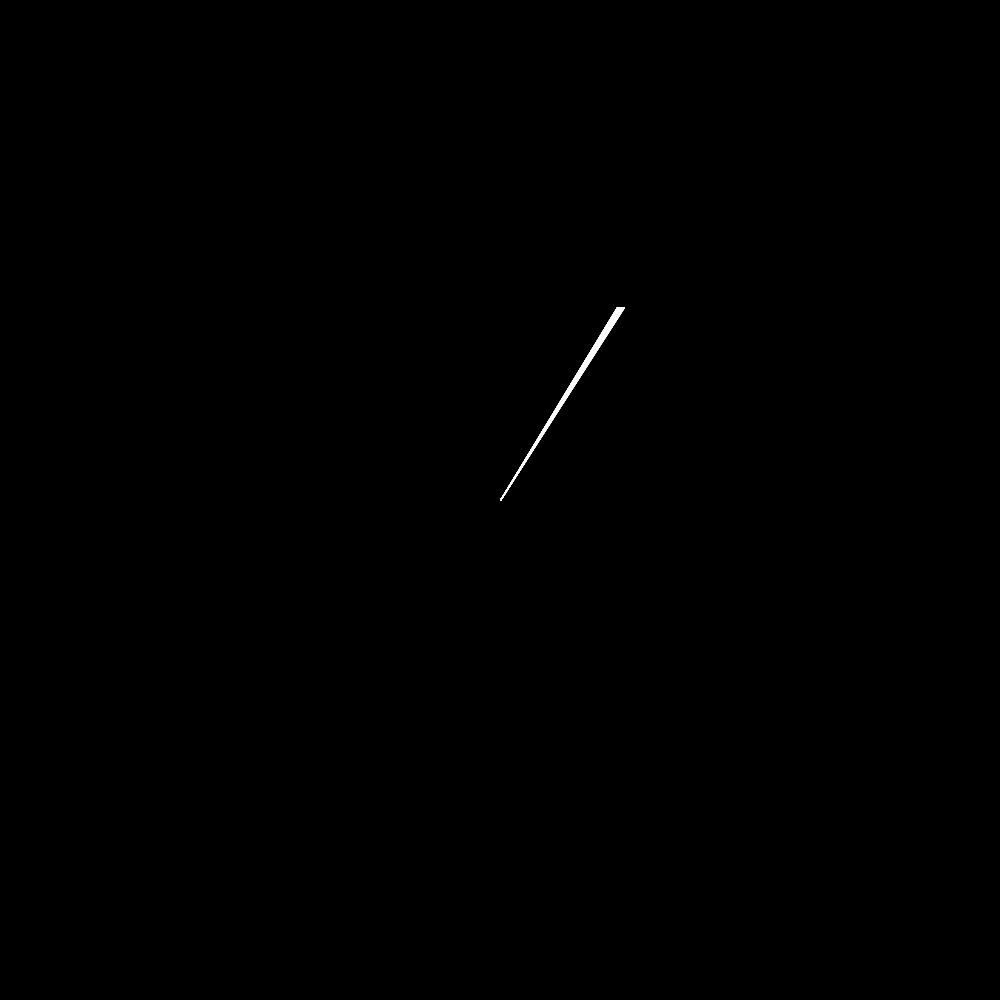
Frame 1 (no input)
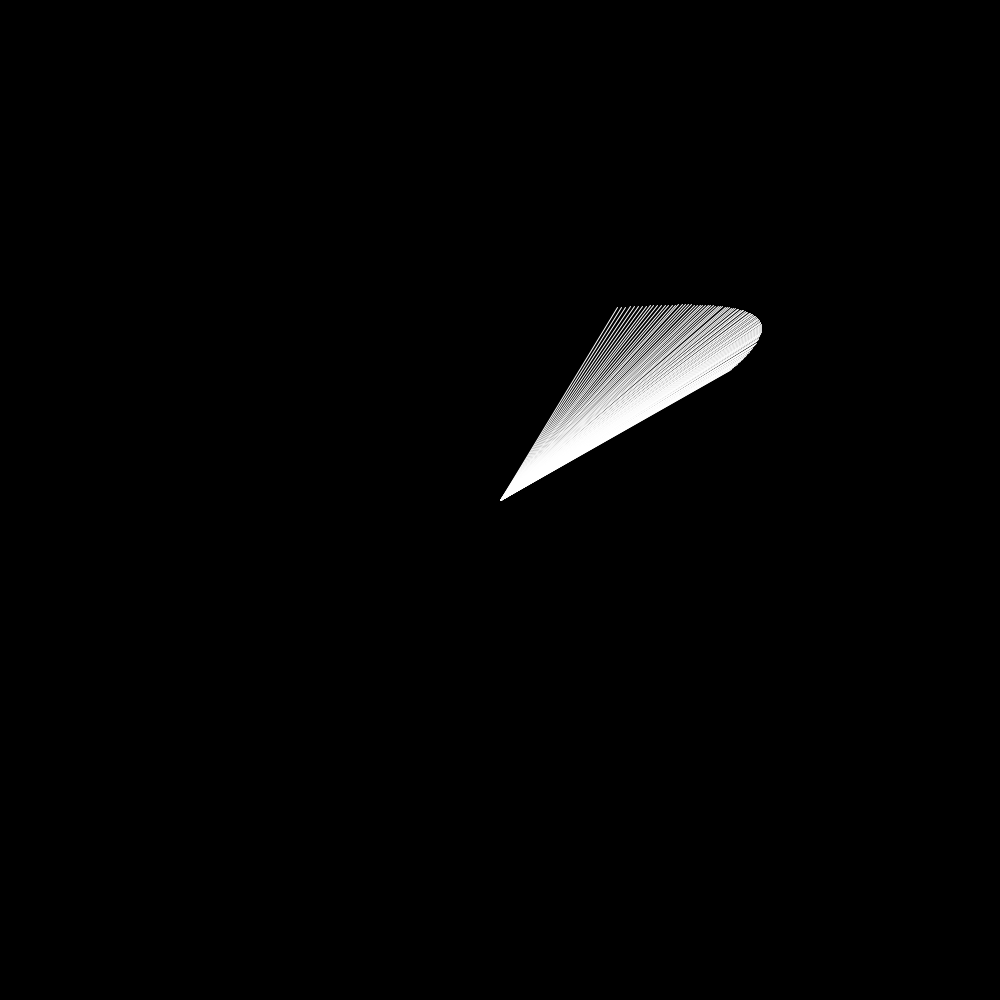
Frame 60 (the mouse pressed at the canvas centre just before this capture)
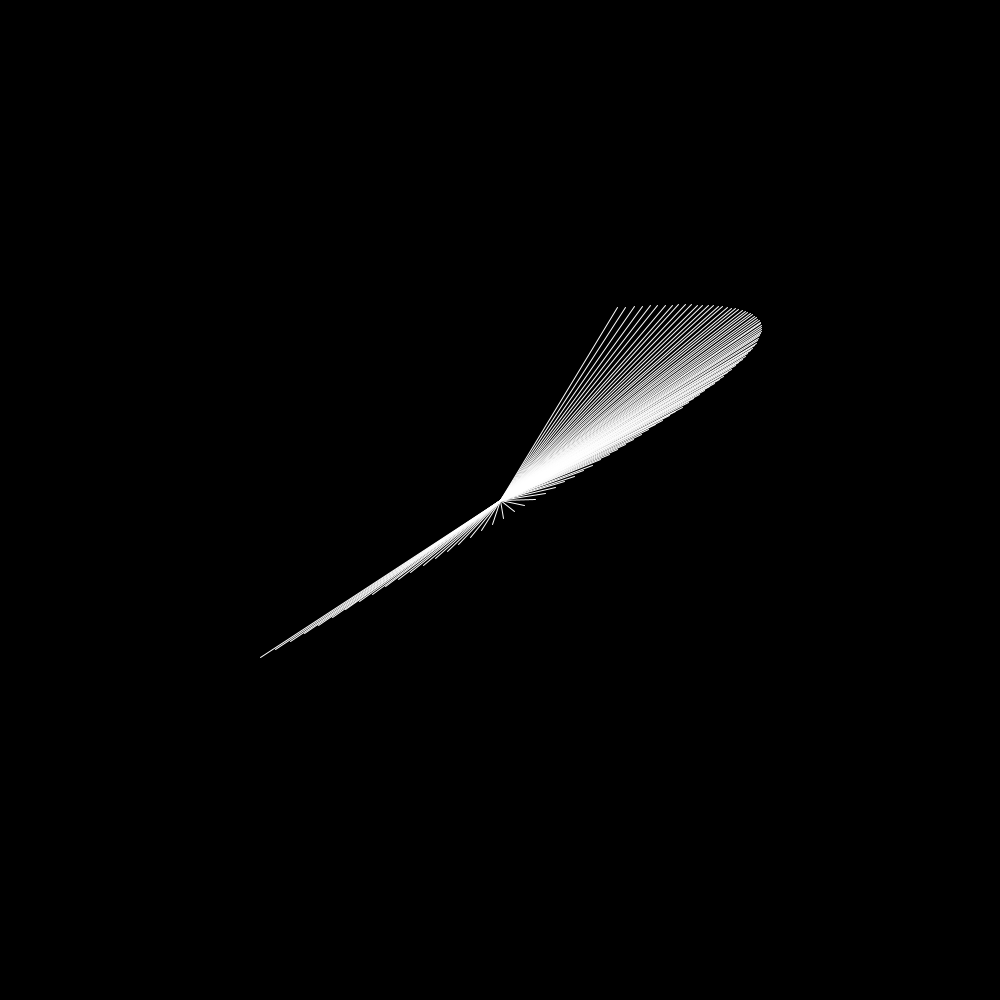
Frame 120 (the mouse held since frame 60 and released just before this capture)

The Processing sketch that drew these frames (run headless with seeded random() and noise(); from frame 60 on, the mouse is pressed at the canvas centre):

// Processing sketch: bezier_leaf
// ── bezier_leaf.pde
PVector[] points = new PVector[4];

void setup(){
  size(1000, 1000);
  for(int i = 0; i < points.length; i++){
    points[i] = new PVector(random(100, 900), random(100, 900));
  }
  
  background(0);
}


void draw(){
  background(0);
  for(int i = 0; i < points.length; i++){
    //points[i].add(random(-1, 1), random(-1, 1));
  }
  
  stroke(255);
  for(float t = 0; t <= frameCount*0.01; t += frameCount*0.0001){
    float x = bezierPoint(points[0].x, points[1].x, points[2].x, points[3].x, t);
    float y = bezierPoint(points[0].y, points[1].y, points[2].y, points[3].y, t);
    line(500, 500, x, y);
    
  }
}
